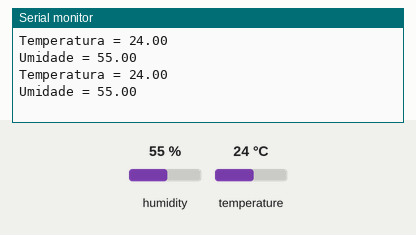
Simulated run of this sketch. Board: ESP32. Shown: the last lines printed to the serial monitor. The inputs (shaded band) are chosen by the test bench; at power-on: humidity 55 %, temperature 24 °C.

Above: at 3.8 s.
3.9 s: humidity set to 22 %
At 6.0 s:
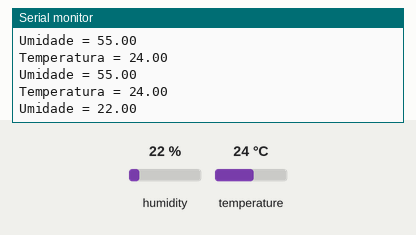
6.7 s: temperature set to 12 °C
At 7.9 s:
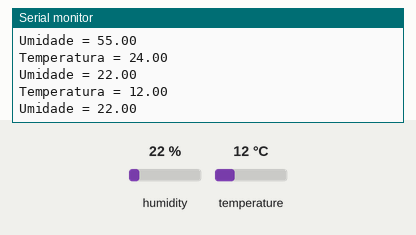
9.5 s: humidity set to 40 %
At 11.7 s:
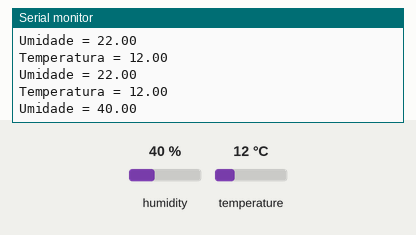
Timing chart, 0 to 13.2 s (numbered marks = the images above; inputs shaded):
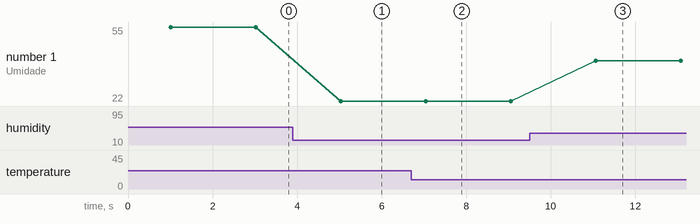

Measured:
- after the input at 3.9 s, the serial monitor: prints a new line after 1.1 s (image 1)
- after the input at 6.7 s, the serial monitor: prints a new line after 0.34 s (image 2)
- after the input at 9.5 s, the serial monitor: prints a new line after 1.6 s (image 3)
- plotted number 1: 55 → 22 after the input at 3.9 s, 22 → 40 after the input at 9.5 s

The sketch:

temperatura_umidade.ino
```cpp
#include "DHTesp.h"
DHTesp dht;
#define DHT11_PIN 27

void setup(){
    Serial.begin(9600);
    dht.setup(DHT11_PIN, DHTesp::DHT11);
    digitalWrite(27, HIGH);
}

void loop(){
    delay(dht.getMinimumSamplingPeriod());
    float umidade = dht.getHumidity();
    float temperatura = dht.getTemperature();

    Serial.print("Temperatura = ");
    Serial.println(temperatura);
    Serial.print("Umidade = ");
    Serial.println(umidade);
    delay(1000);
}
```
